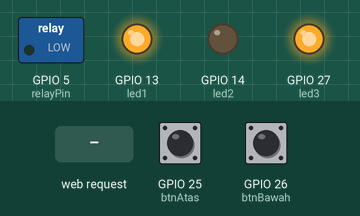
The sketch below on a simulated ESP32. On the bench: switched loads named in the sketch (green lamp = pin HIGH), output pins drawn as LEDs (lit = HIGH). Dashed ring = blinking. The inputs (shaded band) are chosen by the test bench; at power-on: GPIO 25 (btnAtas) LOW, GPIO 26 (btnBawah) HIGH. WiFi joins after 1.5 s; servers stay silent unless stated; the audio player accepts every command and is not drawn; what the sketch prints to the serial monitor is not drawn.

Above: at 5.2 s.
5.3 s: GPIO 25 (btnAtas) pulled HIGH for 0.15 s
At 5.37 s:
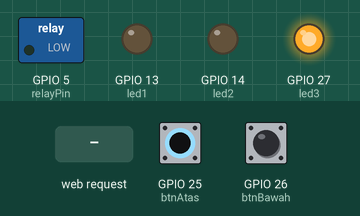
6.9 s: GPIO 25 (btnAtas) pulled HIGH for 3.2 s
At 10.6 s:
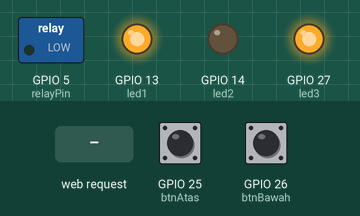
11.6 s: GPIO 26 (btnBawah) pulled LOW for 3.2 s
At 12.9 s:
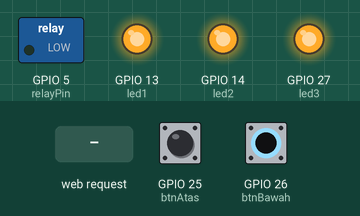
16.3 s: GPIO 25 (btnAtas) driven HIGH and GPIO 26 (btnBawah) driven LOW
At 17.5 s:
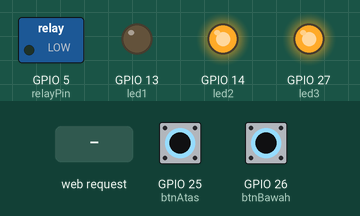
17.8 s: HTTP request GET /sinyal?status=1 received
At 17.9 s:
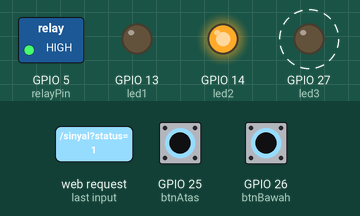
20.8 s: GPIO 26 (btnBawah) driven HIGH
At 21.1 s:
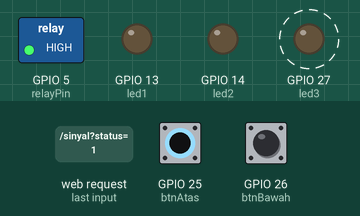
Timing chart, 0 to 24.8 s (numbered marks = the images above; inputs shaded):
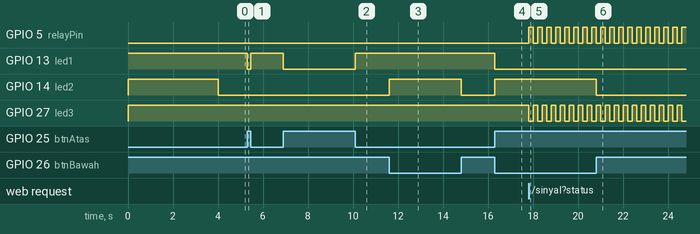

Measured:
- after the input at 5.3 s, GPIO 13 (led1): HIGH → LOW at once, → HIGH 0.15 s later
- after the input at 6.9 s, GPIO 13 (led1): HIGH → LOW at once, → HIGH 3.2 s later
- after the input at 11.6 s, GPIO 14 (led2): LOW → HIGH at once, → LOW 3.2 s later
- after the input at 16.3 s, GPIO 13 (led1): HIGH → LOW at once; GPIO 14 (led2): LOW → HIGH at once
- after the input at 17.8 s, GPIO 5 (relayPin), GPIO 27 (led3): alternates HIGH for 0.20 s and LOW for 0.20 s, starting at once
- after the input at 20.8 s, GPIO 14 (led2): HIGH → LOW at once

The sketch:

tes_komponen4.ino
```cpp
#include <WiFi.h>
#include <WebServer.h>
#include <DFRobotDFPlayerMini.h>

DFRobotDFPlayerMini myDFPlayer;
WebServer server(80); // Server jalan di port 80

// --- PENGATURAN WIFI ---
const char* ssid = "lord hytam";
const char* password = "satusampai8";

// --- PIN DEFINITIONS ---
const int led1 = 13;   // Indikator Siaga (Armed)
const int led2 = 14;   // Indikator Senyap (Muted)
const int led3 = 27;   // Indikator Bahaya (Kedip)
const int btnAtas = 25;  // Saklar Siaga
const int btnBawah = 26; // Saklar Senyap
const int relayPin = 5;  // Relay Strobo

// --- VARIABEL STATUS ALARM & WIFI ---
bool isAlarm = false;        // Sinyal dari Python (0 atau 1)

// --- VARIABEL TIMER (MILLIS) ---
unsigned long waktuKedip = 0;
bool statusKedip = false;

unsigned long waktuMulaiAlarm = 0; // Mencatat kapan alarm pertama kali menyala
int statusAudio = 0;               // 0: Diam, 1: Track 1 main, 2: Track 2 main
bool alarmAktifSebelumnya = false; // Mendeteksi momen transisi dari aman ke bahaya

// Tambahan untuk fitur delay mati 3 detik
unsigned long waktuMulaiAman = 0;  // Stopwatch untuk ngitung 3 detik
bool prosesBerhentiAudio = false;  // Menandai kalau sistem lagi nunggu 3 detik buat matiin audio

// --- FUNGSI MENERIMA SINYAL DARI PYTHON ---
void handleSinyal() {
  if (server.hasArg("status")) {
    String nilai = server.arg("status");
    if (nilai == "1") {
      isAlarm = true;
      server.send(200, "text/plain", "Bahaya Diterima! Alarm Aktif.");
    } else if (nilai == "0") {
      isAlarm = false;
      server.send(200, "text/plain", "Aman Diterima! Alarm Dimatikan.");
    }
  } else {
    server.send(400, "text/plain", "Format salah! Gunakan ?status=1 atau 0");
  }
}

void setup() {
  // 1. SETUP PIN & MATIKAN SEMUA AKTUALISASI AWAL
  pinMode(led1, OUTPUT); pinMode(led2, OUTPUT); pinMode(led3, OUTPUT);
  digitalWrite(led1, HIGH); digitalWrite(led2, HIGH); digitalWrite(led3, HIGH); // Mati (Active LOW)

  pinMode(btnAtas, INPUT); pinMode(btnBawah, INPUT);

  pinMode(relayPin, OUTPUT);
  digitalWrite(relayPin, LOW); // Relay mati

  // 2. KONEKSI WIFI
  Serial.begin(115200);
  WiFi.begin(ssid, password);
  while (WiFi.status() != WL_CONNECTED) {
    delay(500);
  }

  Serial.println("Koneksi Berhasil!");
  Serial.print("IP ESP32: ");
  Serial.println(WiFi.localIP());

  Serial.flush();
  delay(1000);

  // 3. SETUP WEB SERVER
  server.on("/sinyal", handleSinyal);
  server.begin();

  // 4. UBAH SERIAL KE 9600 UNTUK DFPLAYER
  Serial.begin(9600);
  delay(1000);
  myDFPlayer.begin(Serial);
  myDFPlayer.volume(20);
}

void loop() {
  server.handleClient(); // Wajib agar ESP32 terus merespon WiFi

  // BACA TOMBOL FISIK
  bool isArmed = (digitalRead(btnAtas) == HIGH);
  bool isMuted = (digitalRead(btnBawah) == HIGH);

  // LOGIKA LED 1 (SIAGA) & LED 2 (SENYAP)
  digitalWrite(led1, isArmed ? LOW : HIGH);
  digitalWrite(led2, isMuted ? LOW : HIGH);

  // --- LOGIKA UTAMA ALARM ---
  if (isArmed && isAlarm) {

    // Deteksi awal mula alarm menyala (Mulai nyalakan stopwatch alarm)
    if (!alarmAktifSebelumnya) {
      waktuMulaiAlarm = millis();
      statusAudio = 0;
      alarmAktifSebelumnya = true;
      prosesBerhentiAudio = false; // Batalin proses matiin audio kalau tiba-tiba bahaya lagi
    }

    // Hitung sudah berapa lama alarm menyala
    unsigned long waktuBerjalan = millis() - waktuMulaiAlarm;

    // 1. Audio Trigger dengan Sistem Timer (Tidak Membekukan Program)
    if (!isMuted) {
      // Putar Track 001 jika sudah masuk detik ke-5
      if (waktuBerjalan >= 5000 && statusAudio == 0) {
        myDFPlayer.play(1);
        statusAudio = 1; // Kunci agar tidak diputar berulang-ulang
      }
      // Putar Track 002 jika sudah masuk detik ke-12 (5 detik awal + 7 detik kemudian)
      else if (waktuBerjalan >= 12000 && statusAudio == 1) {
        myDFPlayer.play(2);
        statusAudio = 2; // Kunci permanen sampai kondisi aman
      }
    }

    // 2. Strobo & LED 3 Kedip Cepat Panik (Tiap 200 milidetik)
    unsigned long waktuSekarang = millis();
    if (waktuSekarang - waktuKedip >= 200) {
      waktuKedip = waktuSekarang;
      statusKedip = !statusKedip;

      digitalWrite(led3, statusKedip ? LOW : HIGH);
      digitalWrite(relayPin, statusKedip ? HIGH : LOW);
    }

  } else {
    // --- KONDISI AMAN ATAU SISTEM DISARMED ---

    // Matikan indikator bahaya visual SEKETIKA
    digitalWrite(led3, HIGH);
    digitalWrite(relayPin, LOW);

    alarmAktifSebelumnya = false; // Reset stopwatch alarm utama

    // Matikan suara dengan efek tertahan (delay 3 detik pakai millis)
    if (statusAudio > 0) {
      // Nyalakan stopwatch 3 detik kalau belum mulai
      if (!prosesBerhentiAudio) {
        waktuMulaiAman = millis();
        prosesBerhentiAudio = true;
      }

      // Cek apakah udah berlalu 3000 milidetik (3 detik) sejak aman
      if (millis() - waktuMulaiAman >= 3000) {
        myDFPlayer.pause();
        statusAudio = 0; // Reset status audio
        prosesBerhentiAudio = false; // Selesai
      }
    } else {
      // Pastikan indikator aman ter-reset kalau emang audionya udah mati
      prosesBerhentiAudio = false;
    }
  }
}
```
